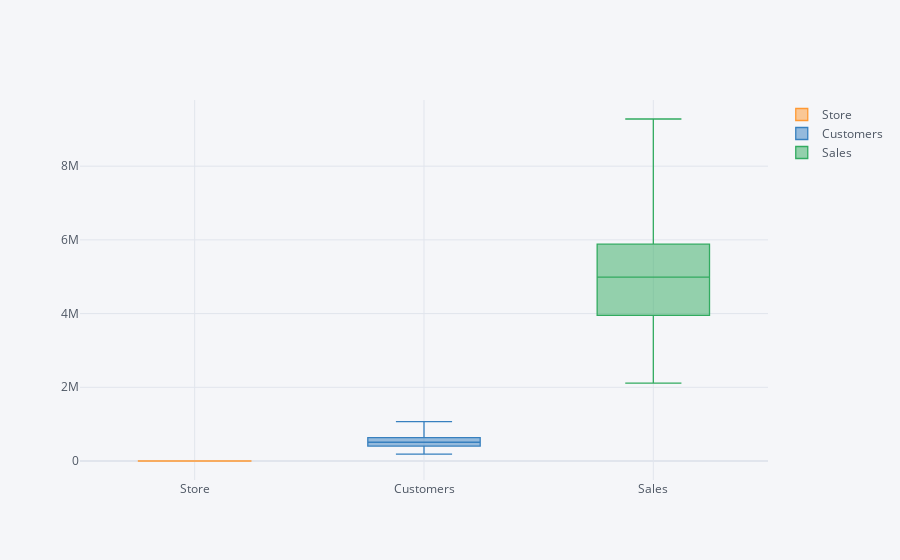

This figure's notebook cell:
### Code cell
base_df.iplot(kind='box')

### Figure 1 — Plotly figure (JSON) as saved in the notebook; plotly's stock layout.template omitted (floating-point values rounded to 4 significant figures; data arrays with more than 128 entries replaced by an {"elided": "..."} marker saying what was removed)
{"data": [{"boxpoints": false, "line": {"width": 1.3}, "marker": {"color": "rgba(255, 153, 51, 1.0)"}, "name": "Store", "orientation": "v", "type": "box", "y": {"elided": "1115 int values"}}, {"boxpoints": false, "line": {"width": 1.3}, "marker": {"color": "rgba(55, 128, 191, 1.0)"}, "name": "Customers", "orientation": "v", "type": "box", "y": {"elided": "1115 int values"}}, {"boxpoints": false, "line": {"width": 1.3}, "marker": {"color": "rgba(50, 171, 96, 1.0)"}, "name": "Sales", "orientation": "v", "type": "box", "y": {"elided": "1115 int values"}}], "layout": {"legend": {"bgcolor": "#F5F6F9", "font": {"color": "#4D5663"}}, "paper_bgcolor": "#F5F6F9", "plot_bgcolor": "#F5F6F9", "title": {"font": {"color": "#4D5663"}}, "xaxis": {"gridcolor": "#E1E5ED", "showgrid": true, "tickfont": {"color": "#4D5663"}, "title": {"font": {"color": "#4D5663"}, "text": ""}, "zerolinecolor": "#E1E5ED"}, "yaxis": {"gridcolor": "#E1E5ED", "showgrid": true, "tickfont": {"color": "#4D5663"}, "title": {"font": {"color": "#4D5663"}, "text": ""}, "zerolinecolor": "#E1E5ED"}}}
